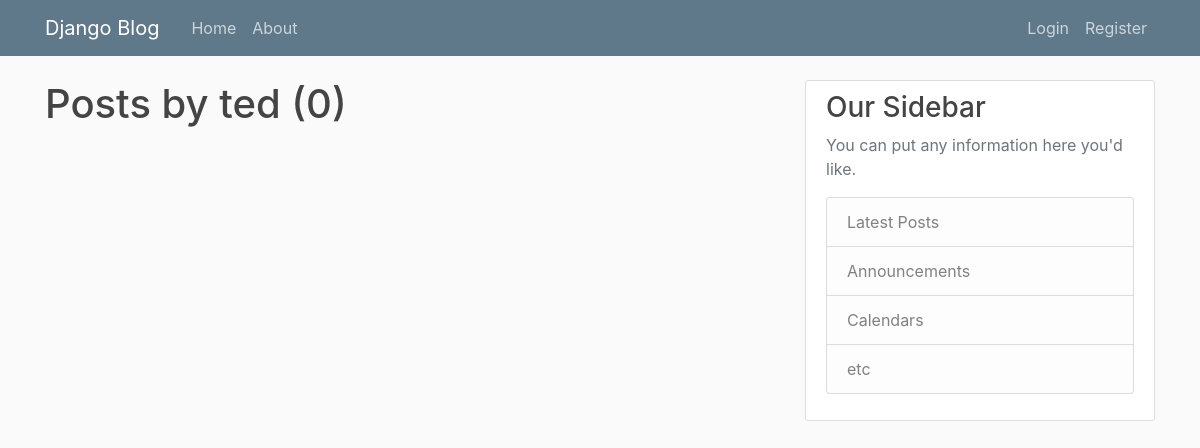
Before: /user/ted with the older database file.
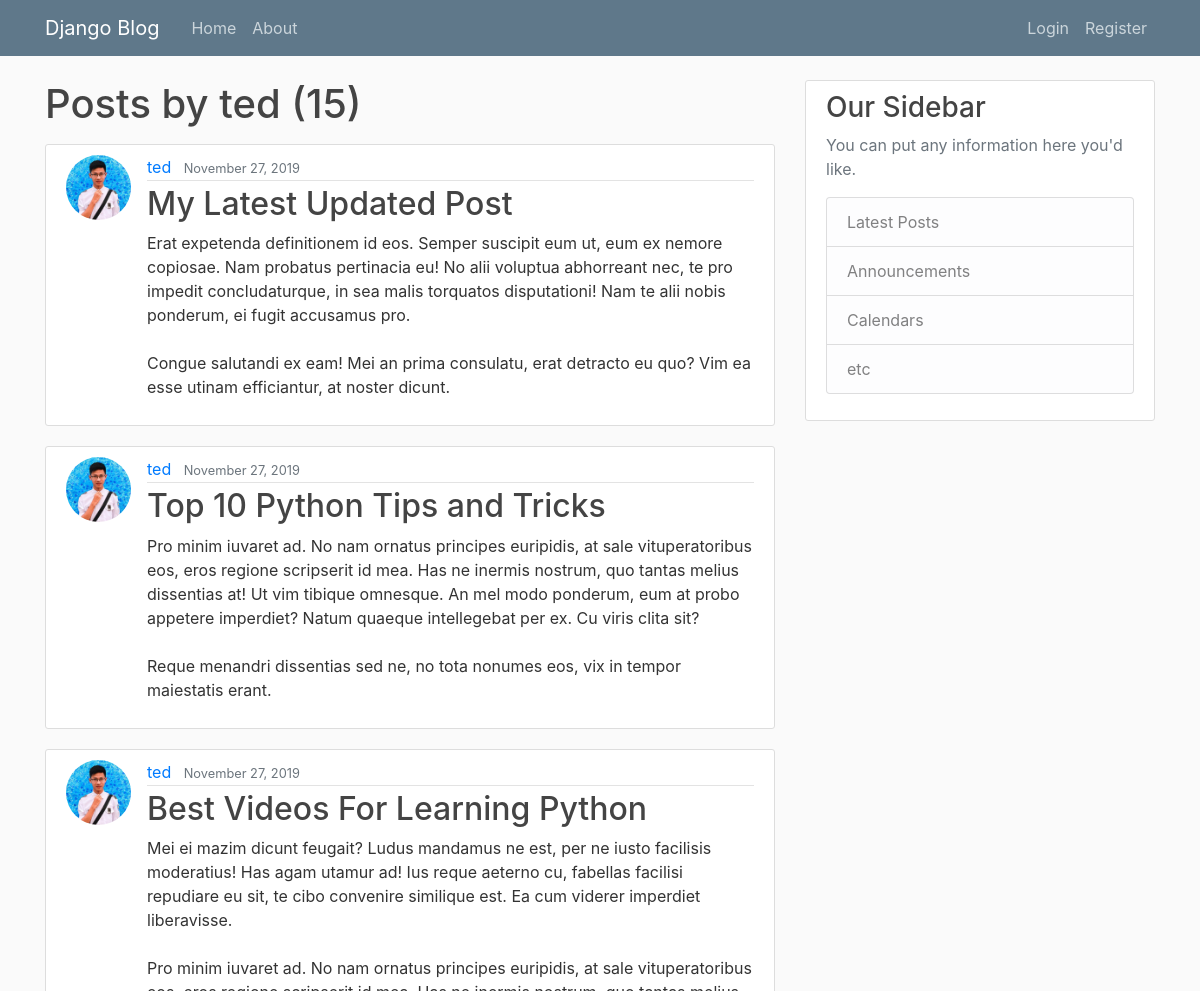
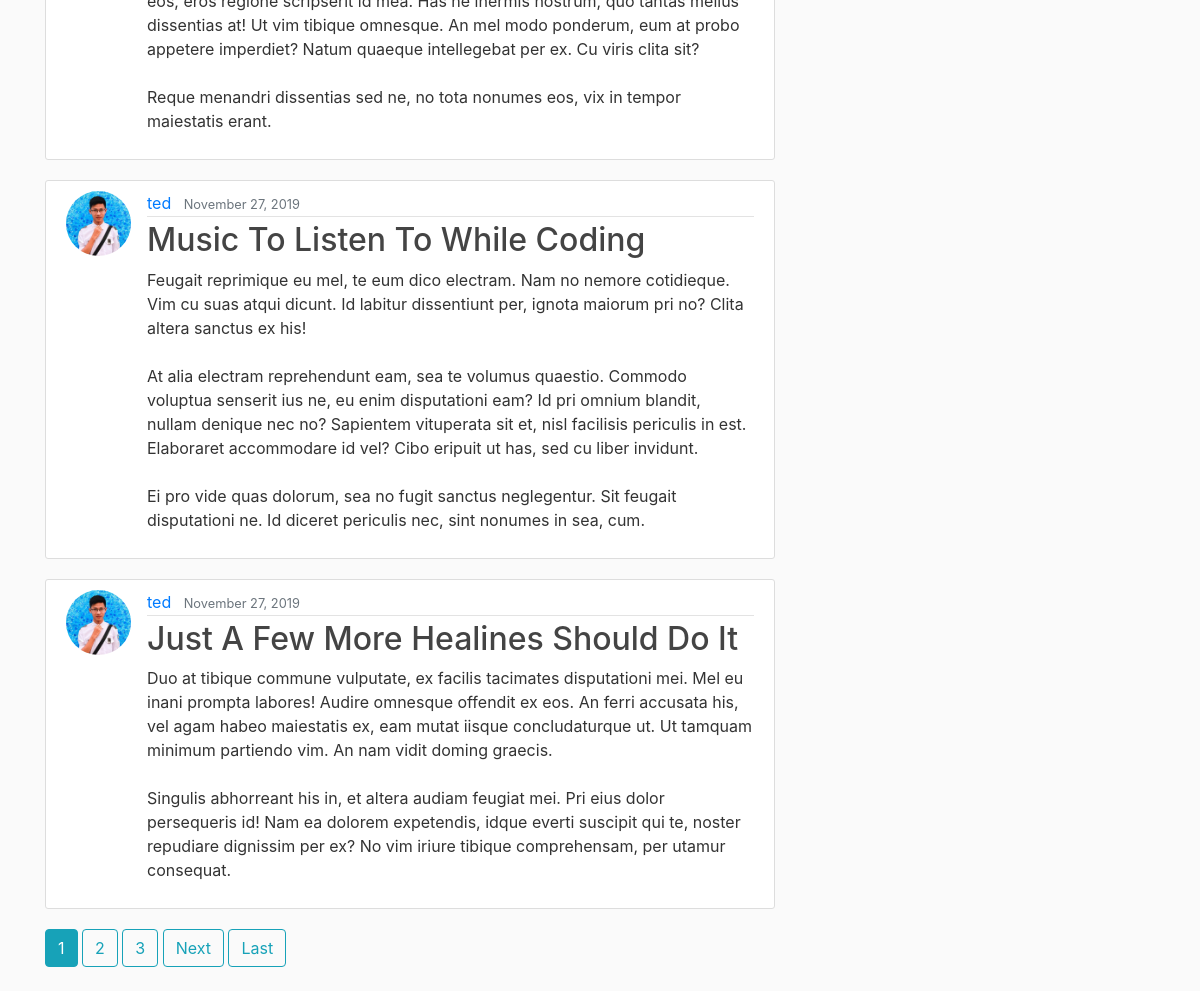
After: the same page with the newer database file (2 pictures, top to bottom).
### my_blog/models.py (models this page shows, shortened)
class Post(models.Model):
    title = models.CharField(max_length=100)
    content = models.TextField()
    date_posted = models.DateTimeField(default=timezone.now)
    author = models.ForeignKey(User, on_delete=models.CASCADE) #When delete user, we also delete the post

### users/models.py (models this page shows, shortened)
class Profile(models.Model):
    user = models.OneToOneField(User, on_delete=models.CASCADE)
    image = models.ImageField(default='default.jpg', upload_to='profile_pics')

### my_blog/views.py (the view)
# urls.py: path('user/<str:username>', UserPostListView.as_view(), name='user-post'),
class UserPostListView(ListView):
    model = Post
    template_name = 'my_blog/user_posts.html'
    context_object_name = 'posts'
    ordering = ['-date_posted'] # Display newest post first#
    paginate_by = 5
    def get_queryset(self):
        user = get_object_or_404(User, username=self.kwargs.get('username'))
        return Post.objects.filter(author=user).order_by('-date_posted')

### my_blog/templates/my_blog/user_posts.html (shortened to what this page needs)
{% extends "my_blog/base.html" %}
{% block content %}
    <h1 class="mb-3">Posts by {{ view.kwargs.username }} ({{ page_obj.paginator.count }})</h1>
	{% for post in posts %}
		<article class="media content-section">
		  <img class="rounded-circle article-img" src="{{ post.author.profile.image.url }}" >
		  <div class="media-body">
		    <div class="article-metadata">
		      <a class="mr-2" href="{% url 'user-post' post.author.username %}">{{ post.author }}</a>
		      <small class="text-muted">{{ post.date_posted|date:"F d, Y" }}</small>
		    </div>
		    <h2><a class="article-title" href="{% url 'post-detail' post.id %}">{{ post.title }}</a></h2>
		    <p class="article-content">{{ post.content }}</p>
		  </div>
		</article>
	{% endfor %}
	{% if is_paginated %}
		{% for num in page_obj.paginator.page_range %}
			{% if page_obj.number == num %}
				<a class="btn btn-info mb-4" href="?page={{ num }}">{{ num }}</a>
			{% elif num > page_obj.number|add:'-3' and num < page_obj.number|add:'3' %}
				<a class="btn btn-outline-info mb-4" href="?page={{ num }}">{{ num }}</a>
			{% endif %}
		{% endfor %}
		{% if page_obj.has_next %}
			<a class="btn btn-outline-info mb-4" href="?page={{ page_obj.next_page_number }}">Next</a>
			<a class="btn btn-outline-info mb-4" href="?page={{ page_obj.paginator.num_pages }}">Last</a>
		{% endif %}
	{% endif %}
{% endblock %}

Changed rows visible on the page:
added Post: author.profile.image (picture), author "ted", date_posted "November 27, 2019", title "My Latest Updated Post", content "Erat expetenda definitionem id eos. Semper suscipit eum ut, eum ex nemore copiosae. Nam probatus pertinacia eu! No alii voluptua abhorreant nec, te pro impedit concludaturque, in sea malis torquatos disputationi! Nam te alii nobis ponderum, ei fugit accusamus pro. Congue salutandi ex eam! Mei an prima consulatu, erat detracto eu quo? Vim ea esse utinam efficiantur, at noster dicunt."
added Post: author.profile.image (picture), author "ted", date_posted "November 27, 2019", title "Top 10 Python Tips and Tricks", content "Pro minim iuvaret ad. No nam ornatus principes euripidis, at sale vituperatoribus eos, eros regione scripserit id mea. Has ne inermis nostrum, quo tantas melius dissentias at! Ut vim tibique omnesque. An mel modo ponderum, eum at probo appetere imperdiet? Natum quaeque intellegebat per ex. Cu viris clita sit? Reque menandri dissentias sed ne, no tota nonumes eos, vix in tempor maiestatis erant."
added Post: author.profile.image (picture), author "ted", date_posted "November 27, 2019", title "Best Videos For Learning Python", content "Mei ei mazim dicunt feugait? Ludus mandamus ne est, per ne iusto facilisis moderatius! Has agam utamur ad! Ius reque aeterno cu, fabellas facilisi repudiare eu sit, te cibo convenire similique est. Ea cum viderer imperdiet liberavisse. Pro minim iuvaret ad. No nam ornatus principes euripidis, at sale vituperatoribus eos, eros regione scripserit id mea. Has ne inermis nostrum, quo tantas melius dissentias at! Ut vim tibique omnesque. An mel modo ponderum, eum at probo appetere imperdiet? Natum quaeque intellegebat per ex. Cu viris clita sit? Reque menandri dissentias sed ne, no tota nonumes eos, vix in tempor maiestatis erant."
added Post: author.profile.image (picture), author "ted", date_posted "November 27, 2019", title "Music To Listen To While Coding", content "Feugait reprimique eu mel, te eum dico electram. Nam no nemore cotidieque. Vim cu suas atqui dicunt. Id labitur dissentiunt per, ignota maiorum pri no? Clita altera sanctus ex his! At alia electram reprehendunt eam, sea te volumus quaestio. Commodo voluptua senserit ius ne, eu enim disputationi eam? Id pri omnium blandit, nullam denique nec no? Sapientem vituperata sit et, nisl facilisis periculis in est. Elaboraret accommodare id vel? Cibo eripuit ut has, sed cu liber invidunt. Ei pro vide quas dolorum, sea no fugit sanctus neglegentur. Sit feugait disputationi ne. Id diceret periculis nec, sint nonumes in sea, cum."
added Post: author.profile.image (picture), author "ted", date_posted "November 27, 2019", title "Just A Few More Healines Should Do It", content "Duo at tibique commune vulputate, ex facilis tacimates disputationi mei. Mel eu inani prompta labores! Audire omnesque offendit ex eos. An ferri accusata his, vel agam habeo maiestatis ex, eam mutat iisque concludaturque ut. Ut tamquam minimum partiendo vim. An nam vidit doming graecis. Singulis abhorreant his in, et altera audiam feugiat mei. Pri eius dolor persequeris id! Nam ea dolorem expetendis, idque everti suscipit qui te, noster repudiare dignissim per ex? No vim iriure tibique comprehensam, per utamur consequat."
Other visible differences:
{{ page_obj.paginator.count }}: "0" → "15"
new list line: "1"
new list line: "2"
new list line: "3"
text now shown: "Next Last"
